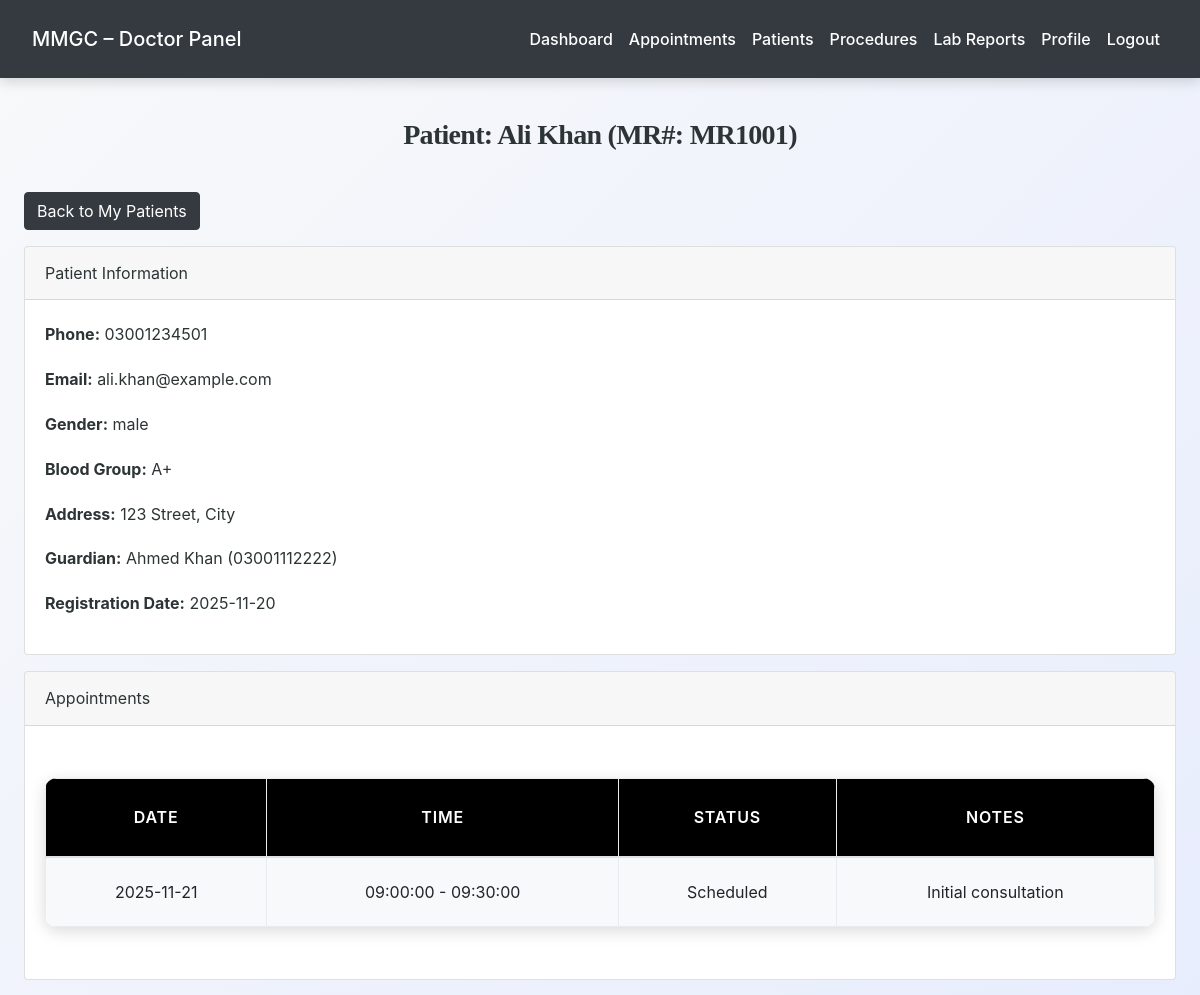
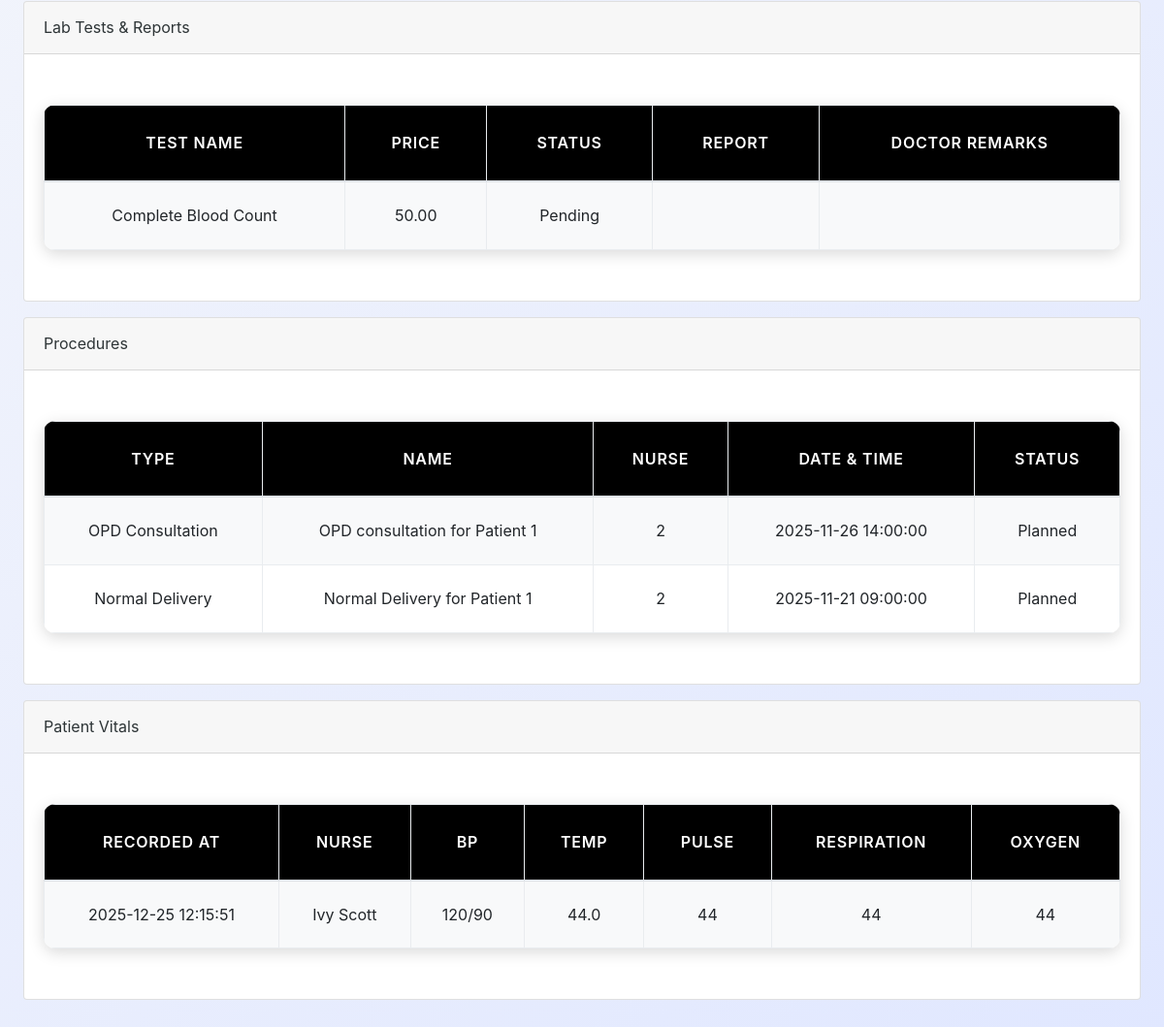
The app's page /doctor/patient_details.php?id=1 (signed in) with its own data (2 pictures, top to bottom).
### tables this page shows
CREATE TABLE `patients` (
  `id` int(11) NOT NULL,
  `mr_number` varchar(20) NOT NULL,
  `name` varchar(100) NOT NULL,
  `email` varchar(100) DEFAULT NULL,
  `phone` varchar(15) NOT NULL,
  `password` varchar(255) DEFAULT NULL,
  `date_of_birth` date DEFAULT NULL,
  `gender` enum('male','female','other') DEFAULT NULL,
  `blood_group` varchar(5) DEFAULT NULL,
  `address` text DEFAULT NULL,
  `guardian_name` varchar(100) DEFAULT NULL,
  `guardian_phone` varchar(15) DEFAULT NULL,
  `registration_date` date DEFAULT curdate(),
  `status` enum('active','inactive') DEFAULT 'active',
  `created_at` timestamp NOT NULL DEFAULT current_timestamp()
);

CREATE TABLE `appointments` (
  `id` int(11) NOT NULL,
  `patient_id` int(11) NOT NULL,
  `doctor_id` int(11) NOT NULL,
  `appointment_date` date NOT NULL,
  `start_time` time NOT NULL,
  `end_time` time NOT NULL,
  `status` enum('scheduled','confirmed','completed','cancelled','no-show') DEFAULT 'scheduled',
  `appointment_type` enum('new','follow-up') DEFAULT 'new',
  `notes` text DEFAULT NULL,
  `created_at` timestamp NOT NULL DEFAULT current_timestamp()
);

CREATE TABLE `lab_tests` (
  `id` int(11) NOT NULL,
  `patient_id` int(11) NOT NULL,
  `doctor_id` int(11) NOT NULL,
  `category_id` int(11) NOT NULL,
  `test_name` varchar(150) NOT NULL,
  `price` decimal(10,2) NOT NULL,
  `lab_staff_id` int(11) DEFAULT NULL,
  `sample_collected_at` datetime DEFAULT NULL,
  `report_status` enum('pending','processing','ready','delivered') DEFAULT 'pending',
  `is_urgent` tinyint(1) DEFAULT 0,
  `booked_at` timestamp NOT NULL DEFAULT current_timestamp()
);

CREATE TABLE `procedures` (
  `id` int(11) NOT NULL,
  `patient_id` int(11) NOT NULL,
  `procedure_type` enum('Normal Delivery','C-Section','Ultrasound','Gynaecology Treatment','Surgery','OPD Consultation','IPD Admission','Other') NOT NULL,
  `procedure_name` varchar(200) NOT NULL,
  `doctor_id` int(11) NOT NULL,
  `nurse_id` int(11) DEFAULT NULL,
  `procedure_date` date NOT NULL,
  `procedure_time` time DEFAULT NULL,
  `status` enum('planned','in-progress','completed','cancelled') DEFAULT 'planned',
  `treatment_notes` text DEFAULT NULL,
  `prescription` text DEFAULT NULL,
  `outcome` text DEFAULT NULL,
  `created_at` timestamp NOT NULL DEFAULT current_timestamp()
);

CREATE TABLE `patient_vitals` (
  `id` int(11) NOT NULL,
  `patient_id` int(11) NOT NULL,
  `nurse_id` int(11) NOT NULL,
  `blood_pressure` varchar(20) DEFAULT NULL,
  `temperature` decimal(4,1) DEFAULT NULL,
  `pulse_rate` int(11) DEFAULT NULL,
  `respiratory_rate` int(11) DEFAULT NULL,
  `oxygen_saturation` int(11) DEFAULT NULL,
  `recorded_at` timestamp NOT NULL DEFAULT current_timestamp()
);

CREATE TABLE `staff` (
  `id` int(11) NOT NULL,
  `full_name` varchar(150) NOT NULL,
  `email` varchar(150) NOT NULL,
  `phone` varchar(50) DEFAULT NULL,
  `password` varchar(255) NOT NULL,
  `staff_role` enum('nurse','reception','lab','accounts') NOT NULL,
  `join_date` date DEFAULT NULL,
  `shift` varchar(50) DEFAULT NULL,
  `status` enum('active','inactive','terminated') DEFAULT 'active',
  `created_at` timestamp NOT NULL DEFAULT current_timestamp()
);

### doctor/patient_details.php (the view, shortened to what this page needs)
<?php
include('../config.php');
$doctor_id = $_SESSION['doctor_id'];
$patient_id = intval($_GET['id']);
$patient = $conn->query("SELECT * FROM patients WHERE id=$patient_id")->fetch_assoc();
$appointments = $conn->query("SELECT * FROM appointments WHERE patient_id=$patient_id AND doctor_id=$doctor_id ORDER BY appointment_date DESC");
$lab_reports = $conn->query("
    SELECT lt.test_name, lt.price, lt.report_status, lr.file_path, lr.file_type, lr.doctor_remarks
    FROM lab_tests lt
    LEFT JOIN lab_reports lr ON lt.id = lr.lab_test_id
    WHERE lt.patient_id=$patient_id AND lt.doctor_id=$doctor_id
    ORDER BY lt.booked_at DESC
");
$procedures = $conn->query("SELECT * FROM procedures WHERE patient_id=$patient_id AND doctor_id=$doctor_id ORDER BY procedure_date DESC");
$vitals = $conn->query("
    SELECT pv.*, s.full_name AS nurse_name
    FROM patient_vitals pv
    LEFT JOIN staff s ON pv.nurse_id=s.id
    WHERE pv.patient_id=$patient_id
    ORDER BY recorded_at DESC
");
?>
<!DOCTYPE html>
<html>
<head>
    <link rel="stylesheet" href="https://stackpath.bootstrapcdn.com/bootstrap/4.5.2/css/bootstrap.min.css">
    <link rel="stylesheet" href="../css/style.css">
</head>
<body>
<?php include('navbar.php'); ?>
<div class="container mt-4">
    <h3>Patient: <?= htmlspecialchars($patient['name']) ?> (MR#: <?= $patient['mr_number'] ?>)</h3>
    <a href="patients.php" class="btn btn-dark mb-3">Back to My Patients</a>
    <div class="card mb-3">
        <div class="card-header">Patient Information</div>
        <div class="card-body">
            <p><strong>Phone:</strong> <?= $patient['phone'] ?></p>
            <p><strong>Email:</strong> <?= $patient['email'] ?></p>
            <p><strong>Gender:</strong> <?= $patient['gender'] ?></p>
            <p><strong>Blood Group:</strong> <?= $patient['blood_group'] ?></p>
            <p><strong>Address:</strong> <?= $patient['address'] ?></p>
            <p><strong>Guardian:</strong> <?= $patient['guardian_name'] ?> (<?= $patient['guardian_phone'] ?>)</p>
            <p><strong>Registration Date:</strong> <?= $patient['registration_date'] ?></p>
        </div>
    </div>
    <div class="card mb-3">
        <div class="card-header">Appointments</div>
        <div class="card-body table-responsive">
            <table class="table table-bordered">
                <thead>
                    <tr><th>Date</th><th>Time</th><th>Status</th><th>Notes</th></tr>
                </thead>
                <tbody>
                <?php if($appointments->num_rows>0):
                    while($a=$appointments->fetch_assoc()): ?>
                        <tr>
                            <td><?= $a['appointment_date'] ?></td>
                            <td><?= $a['start_time'] ?> - <?= $a['end_time'] ?></td>
                            <td><?= ucfirst($a['status']) ?></td>
                            <td><?= htmlspecialchars($a['notes']) ?></td>
                        </tr>
                    <?php endwhile;
                else: ?>
                    <tr><td colspan="4">No appointments found.</td></tr>
                <?php endif; ?>
                </tbody>
            </table>
        </div>
    </div>
    <div class="card mb-3">
        <div class="card-header">Lab Tests & Reports</div>
        <div class="card-body table-responsive">
            <table class="table table-bordered">
                <thead>
                    <tr><th>Test Name</th><th>Price</th><th>Status</th><th>Report</th><th>Doctor Remarks</th></tr>
                </thead>
                <tbody>
                <?php if($lab_reports->num_rows>0):
                    while($lr=$lab_reports->fetch_assoc()): ?>
                        <tr>
                            <td><?= htmlspecialchars($lr['test_name']) ?></td>
                            <td><?= $lr['price'] ?></td>
                            <td><?= ucfirst($lr['report_status']) ?></td>
                            <td><?php if($lr['file_path']): ?><a href="../<?= $lr['file_path'] ?>" target="_blank">View Report</a><?php endif; ?></td>
                            <td><?= htmlspecialchars($lr['doctor_remarks']) ?></td>
                        </tr>
                    <?php endwhile;
                else: ?>
                    <tr><td colspan="5">No lab tests found.</td></tr>
                <?php endif; ?>
                </tbody>
            </table>
        </div>
    </div>
    <div class="card mb-3">
        <div class="card-header">Procedures</div>
        <div class="card-body table-responsive">
            <table class="table table-bordered">
                <thead>
                    <tr><th>Type</th><th>Name</th><th>Nurse</th><th>Date & Time</th><th>Status</th></tr>
                </thead>
                <tbody>
                <?php if($procedures->num_rows>0):
                    while($pr=$procedures->fetch_assoc()): ?>
                        <tr>
                            <td><?= $pr['procedure_type'] ?></td>
                            <td><?= htmlspecialchars($pr['procedure_name']) ?></td>
                            <td><?= $pr['nurse_id'] ?></td>
                            <td><?= $pr['procedure_date'] ?> <?= $pr['procedure_time'] ?></td>
                            <td><?= ucfirst($pr['status']) ?></td>
                        </tr>
                    <?php endwhile;
                else: ?>
                    <tr><td colspan="5">No procedures found.</td></tr>
                <?php endif; ?>
                </tbody>
            </table>
        </div>
    </div>
    <div class="card mb-3">
        <div class="card-header">Patient Vitals</div>
        <div class="card-body table-responsive">
            <table class="table table-bordered">
                <thead>
                    <tr><th>Recorded At</th><th>Nurse</th><th>BP</th><th>Temp</th><th>Pulse</th><th>Respiration</th><th>Oxygen</th></tr>
                </thead>
                <tbody>
                <?php if($vitals->num_rows>0):
                    while($v=$vitals->fetch_assoc()): ?>
                        <tr>
                            <td><?= $v['recorded_at'] ?></td>
                            <td><?= $v['nurse_name'] ?></td>
                            <td><?= $v['blood_pressure'] ?></td>
                            <td><?= $v['temperature'] ?></td>
                            <td><?= $v['pulse_rate'] ?></td>
                            <td><?= $v['respiratory_rate'] ?></td>
                            <td><?= $v['oxygen_saturation'] ?></td>
                        </tr>
                    <?php endwhile;
                else: ?>
                    <tr><td colspan="7">No vitals recorded.</td></tr>
                <?php endif; ?>
                </tbody>
            </table>
        </div>
    </div>
</div>
</body>
</html>

### css/style.css (style rules this page uses)
:root { --primary: #007bff; --secondary: #6c757d; --success: #28a745; --info: #17a2b8; --warning: #ffc107; --danger: #dc3545; --light: #f8f9fa; --dark: #2d3436; --accent: #ff6f61; --highlight: #6f42c1; --shadow: rgba(0, 0, 0, 0.15); --transition: all 0.3s ease-in-out; }
body { font-family: 'Inter', 'Segoe UI', Tahoma, Geneva, Verdana, sans-serif; background: linear-gradient(135deg, var(--light) 0%, #e0e7ff 100%); color: var(--dark); line-height: 1.8; margin: 0; padding: 0; min-height: 100vh; font-size: 16px; }
h1, h2, h3, h4 { text-align: center; margin: 2.5rem 0; font-family: 'Georgia', 'Times New Roman', serif; color: var(--dark); font-weight: 700; letter-spacing: -0.025em; }
h3 { font-size: 1.75rem; }
.container { max-width: 1200px; margin: 0 auto 3rem; padding: 0 1.5rem; }
.table { width: 100%; border-collapse: collapse; margin: 2rem 0; font-size: 1rem; background-color: #ffffff; border-radius: 12px; overflow: hidden; box-shadow: 0 4px 16px var(--shadow); transition: var(--transition); }
.table th, .table td { padding: 1.25rem; border: 1px solid #e9ecef; text-align: center; vertical-align: middle; }
.table thead th { background-color: rgb(0, 0, 0); color: white; font-weight: 600; text-transform: uppercase; letter-spacing: 0.05em; padding: 1.5rem; }
.table tbody tr { transition: var(--transition); }
.table tbody tr:nth-child(odd) { background-color: var(--light); }
a { color: var(--primary); text-decoration: none; font-weight: 500; transition: var(--transition); }

### records on screen
patients: name "Ali Khan", mr_number "MR1001", phone "03001234501", email "ali.khan@example.com", gender "male", blood_group "A+", address "123 Street, City", guardian_name "Ahmed Khan", guardian_phone "03001112222", registration_date "2025-11-20"
appointments: appointment_date "2025-11-21", start_time "09:00:00", end_time "09:30:00", status "Scheduled", notes "Initial consultation"
lab_tests: test_name "Complete Blood Count", price "50.00", report_status "Pending"
procedures: procedure_type "OPD Consultation", procedure_name "OPD consultation for Patient 1", nurse "2", procedure_date "2025-11-26", procedure_time "14:00:00", status "Planned"
procedures: procedure_type "Normal Delivery", procedure_name "Normal Delivery for Patient 1", nurse "2", procedure_date "2025-11-21", procedure_time "09:00:00", status "Planned"
patient_vitals: recorded_at "2025-12-25 12:15:51", nurse.full_name "Ivy Scott", blood_pressure "120/90", temperature "44.0", pulse_rate "44", respiratory_rate "44", oxygen_saturation "44"
